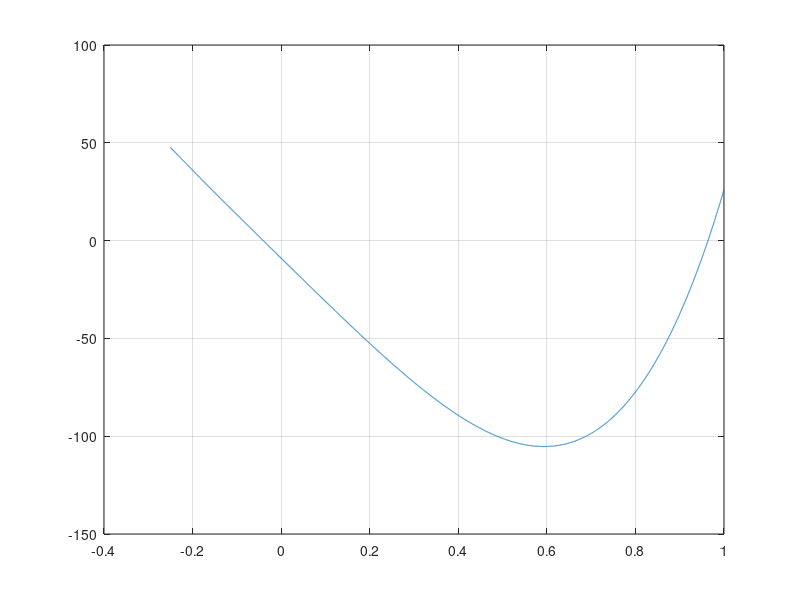

The MATLAB source for this figure: (Note: this script raises an error after producing the figure.)
P=@(x) 230.*x.^4+18.*x.^3+9.*x.^2-221.*x-9-x;%<-resto x para buscar el p fijo
x=linspace(-0.25,1,10000);
%miro la gráfica para tantear alrededor de dónde buscar los puntos
plot(x,P(x));
grid on;
format long;

tol=1e-9;
[x1_sec,h1_sec]=secante(P,-0.2,0,1000,tol);
x1_sec
length(h1_sec)

[x2_sec,h2_sec]=secante(P,0.9,1,1000,tol);
x2_sec
length(h2_sec)
